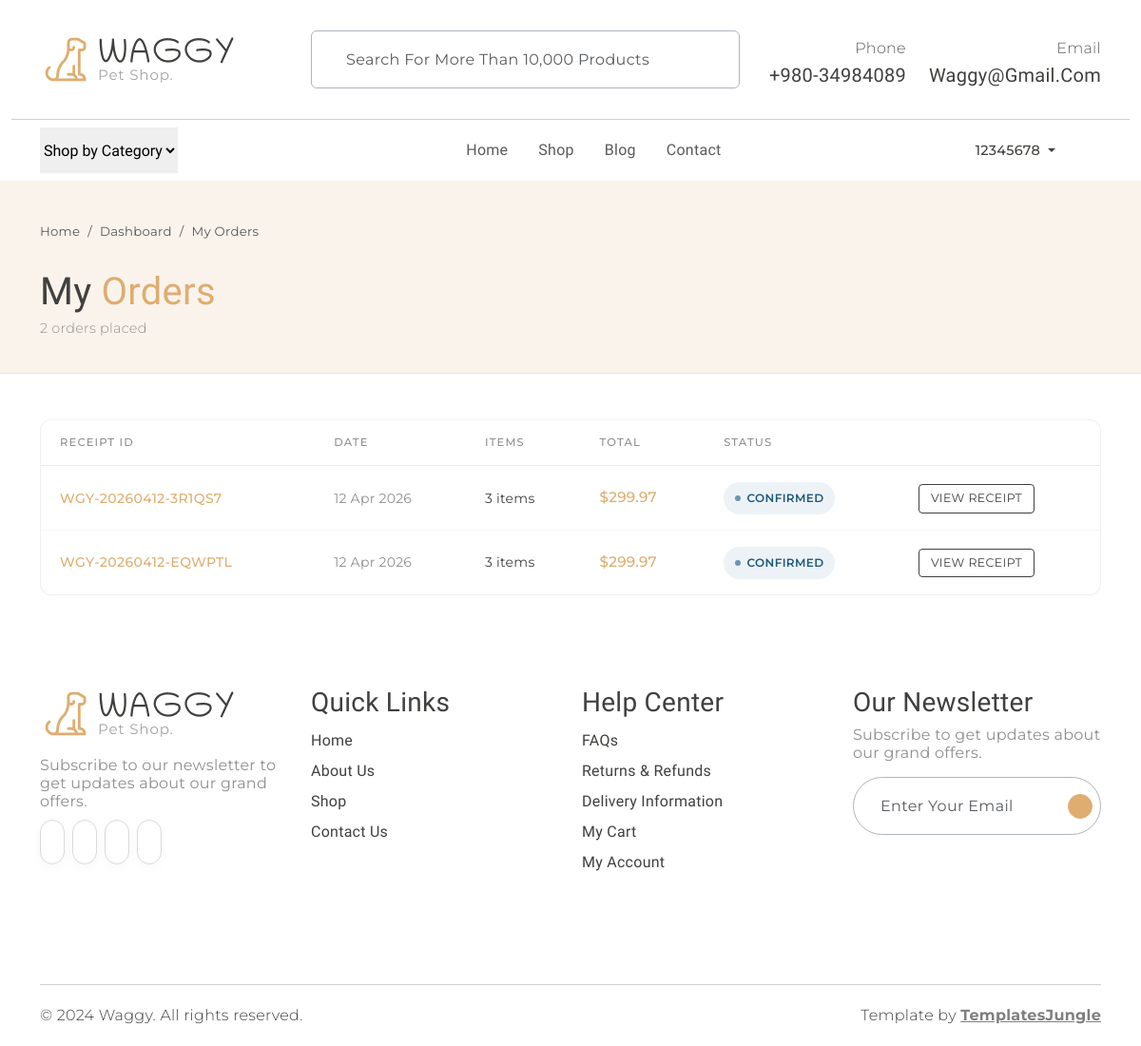
/my/orders (signed in), run on the app's committed database.
### models.py (models this page shows, shortened)
class User(UserMixin, db.Model):
    __tablename__ = "users"
    id            = db.Column(db.Integer,     primary_key=True)
    username      = db.Column(db.String(80),  unique=True, nullable=False)
    email         = db.Column(db.String(120), unique=True, nullable=False)
    password_hash = db.Column(db.String(256), nullable=False)
    role          = db.Column(db.String(20),  nullable=False, default="customer")
    is_active     = db.Column(db.Boolean,     nullable=False, default=True)
    created_at    = db.Column(db.DateTime,    nullable=False, default=datetime.utcnow)
    last_login_at = db.Column(db.DateTime,    nullable=True)
    @property
    def is_admin(self) -> bool:
        return self.role == "admin"

class Order(db.Model):
    __tablename__ = "orders"
    id         = db.Column(db.Integer,  primary_key=True)
    receipt_id = db.Column(db.String(30), unique=True, nullable=False, index=True)
    user_id    = db.Column(db.Integer,  db.ForeignKey("users.id"), nullable=False)
    status     = db.Column(db.String(20), nullable=False, default="confirmed")
    phone      = db.Column(db.String(40), nullable=False)
    address    = db.Column(db.Text,       nullable=False)
    total      = db.Column(db.Float,      nullable=False)
    notes      = db.Column(db.Text,       nullable=True)
    created_at = db.Column(db.DateTime,   nullable=False, default=datetime.utcnow)
    updated_at = db.Column(db.DateTime,   nullable=False, default=datetime.utcnow,
                           onupdate=datetime.utcnow)
    user  = db.relationship("User", backref=db.backref("orders", lazy=True))
    items = db.relationship("OrderItem", backref="order",
                            cascade="all, delete-orphan", lazy=True)
    @property
    def status_label(self) -> str:
        return ORDER_STATUSES.get(self.status, self.status.capitalize())
    @property
    def status_style(self) -> dict:
        return ORDER_STATUS_STYLES.get(
            self.status,
            {"bg": "#f5f5f5", "color": "#908F8D", "dot": "#CACACA"},
        )
    @property
    def item_count(self) -> int:
        return sum(i.quantity for i in self.items)

class OrderItem(db.Model):
    __tablename__ = "order_items"
    id               = db.Column(db.Integer,     primary_key=True)
    order_id         = db.Column(db.Integer,     db.ForeignKey("orders.id"), nullable=False)
    product_id       = db.Column(db.Integer,     nullable=True)
    product_name     = db.Column(db.String(120), nullable=False)
    product_category = db.Column(db.String(30),  nullable=False, default="misc")
    quantity         = db.Column(db.Integer,     nullable=False)
    unit_price       = db.Column(db.Float,       nullable=False)

### orders.py (the view)
@orders_bp.route("/my/orders")
@login_required
def my_orders():
    orders = (
        Order.query
        .filter_by(user_id=current_user.id)
        .order_by(Order.created_at.desc())
        .all()
    )
    return render_template(
        "orders/my_orders.html",
        orders=orders,
        statuses=ORDER_STATUSES,
        status_styles=ORDER_STATUS_STYLES,
    )

### templates/orders/my_orders.html (shortened to what this page needs)
{% extends "base.html" %}
{% block content %}
<div class="orders-hero">
  <div class="container">
    <nav aria-label="breadcrumb" class="mb-2">
      <ol class="breadcrumb mb-0" style="font-family:var(--secondary-font); font-size:0.83rem;">
        <li class="breadcrumb-item"><a href="{{ url_for('main.index') }}" class="text-muted text-decoration-none">Home</a></li>
        <li class="breadcrumb-item"><a href="{{ url_for('main.dashboard') }}" class="text-muted text-decoration-none">Dashboard</a></li>
        <li class="breadcrumb-item active text-muted">My Orders</li>
      </ol>
    </nav>
    <h1 class="fw-normal">My <span class="text-primary">Orders</span></h1>
    <p class="secondary-font mb-0" style="color:#908F8D; font-size:0.9rem;">
      {{ orders | length }} order{{ 's' if orders | length != 1 }} placed
    </p>
  </div>
</div>
<div class="container my-5">
  {% if orders %}
    <div class="orders-card">
      <div style="overflow-x:auto;">
        <table class="orders-table">
          <thead>
            <tr>
              <th>Receipt ID</th>
              <th>Date</th>
              <th>Items</th>
              <th>Total</th>
              <th>Status</th>
              <th></th>
            </tr>
          </thead>
          <tbody>
            {% for order in orders %}
              <tr>
                <td>
                  <a href="{{ url_for('orders.receipt', receipt_id=order.receipt_id) }}"
                     class="receipt-link">{{ order.receipt_id }}</a>
                </td>
                <td style="font-family:var(--secondary-font); font-size:0.875rem; color:#908F8D; white-space:nowrap;">
                  {{ order.created_at.strftime('%d %b %Y') }}
                </td>
                <td style="font-family:var(--secondary-font); font-size:0.875rem;">
                  {{ order.item_count }} item{{ 's' if order.item_count != 1 }}
                </td>
                <td style="font-family:var(--secondary-font); font-size:0.95rem; font-weight:500; color:#DEAD6F; white-space:nowrap;">
                  ${{ "%.2f" | format(order.total) }}
                </td>
                <td>
                  {% set s = order.status_style %}
                  <span class="status-badge" style="background:{{ s.bg }}; color:{{ s.color }};">
                    <span class="status-dot" style="background:{{ s.dot }};"></span>
                    {{ order.status_label }}
                  </span>
                </td>
                <td>
                  <a href="{{ url_for('orders.receipt', receipt_id=order.receipt_id) }}"
                     class="btn btn-sm btn-outline-dark rounded-1"
                     style="font-family:var(--secondary-font); font-size:0.78rem; padding:0.3rem 0.75rem;">
                    View Receipt
                  </a>
                </td>
              </tr>
            {% endfor %}
          </tbody>
        </table>
      </div>
    </div>
  {% endif %}
</div>
{% endblock %}

### templates/base.html (shortened to what this page needs)
<!DOCTYPE html>
<html lang="en">
<head>
  <link rel="stylesheet" href="https://cdn.jsdelivr.net/npm/swiper@9/swiper-bundle.min.css" />
  <link href="https://cdn.jsdelivr.net/npm/bootstrap@5.3.0-alpha3/dist/css/bootstrap.min.css" rel="stylesheet"
>
  <link rel="stylesheet" href="{{ url_for('static', filename='css/normalize.css') }}">
  <link rel="stylesheet" href="{{ url_for('static', filename='css/vendor.css') }}">
  <link rel="stylesheet" href="{{ url_for('static', filename='style.css') }}">
</head>
<body>
  <header>
    <div class="container py-2">
      <div class="row py-4 pb-0 pb-sm-4 align-items-center">
        <div class="col-sm-4 col-lg-3 text-center text-sm-start">
          <a href="{{ url_for('main.index') }}">
            <img src="{{ url_for('static', filename='images/logo.png') }}" alt="Waggy" class="img-fluid">
          </a>
        </div>
        <div class="col-sm-6 offset-sm-2 offset-md-0 col-lg-5 d-none d-lg-block">
          <div class="search-bar border rounded-2 px-3 border-dark-subtle">
            <form class="text-center d-flex align-items-center" action="" method="get">
              <input type="text" class="form-control border-0 bg-transparent"
                placeholder="Search for more than 10,000 products" name="q" />
            </form>
          </div>
        </div>
        <div class="col-sm-8 col-lg-4 d-flex justify-content-end gap-4 align-items-center mt-4 mt-sm-0 justify-content-center justify-content-sm-end">
          <div class="support-box text-end d-none d-xl-block">
            <span class="fs-6 secondary-font text-muted">Phone</span>
            <h5 class="mb-0">+980-34984089</h5>
          </div>
          <div class="support-box text-end d-none d-xl-block">
            <span class="fs-6 secondary-font text-muted">Email</span>
            <h5 class="mb-0">waggy@gmail.com</h5>
          </div>
        </div>
      </div>
    </div>
    <div class="container-fluid"><hr class="m-0"></div>
    <div class="container">
      <nav class="main-menu d-flex navbar navbar-expand-lg">
        <div class="offcanvas offcanvas-end" tabindex="-1" id="offcanvasNavbar">
          <div class="offcanvas-body justify-content-between">
            <select class="filter-categories border-0 mb-0 me-5">
              <option>Shop by Category</option>
            </select>
            <ul class="navbar-nav menu-list list-unstyled d-flex gap-md-3 mb-0">
              <li class="nav-item">
                <a href="{{ url_for('main.index') }}"
                   class="nav-link {% if request.endpoint == 'main.index' %}active{% endif %}">
                  Home
                </a>
              </li>
              <li class="nav-item">
                <a href="{{ url_for('shop.index') }}"
                   class="nav-link {% if request.endpoint and request.endpoint.startswith('shop.') %}active{% endif %}">
                  Shop
                </a>
              </li>
              <li class="nav-item">
                <a href="#" class="nav-link">Blog</a>
              </li>
              <li class="nav-item">
                <a href="#" class="nav-link">Contact</a>
              </li>
            </ul>
            <div class="d-none d-lg-flex align-items-center">
              <ul class="d-flex justify-content-end list-unstyled m-0 align-items-center gap-1">
                {% if current_user.is_authenticated %}
                  <li class="nav-item dropdown">
                    <a class="nav-link dropdown-toggle d-flex align-items-center gap-1 mx-2"
                       href="#" role="button" data-bs-toggle="dropdown" aria-expanded="false">
                      <span class="secondary-font" style="font-size:0.9rem; font-weight:500;">
                        {{ current_user.username }}
                      </span>
                    </a>
                  </li>
                {% endif %}
                <li>
                </li>
                <li class="position-relative">
                </li>
              </ul>
            </div>
          </div>
        </div>
      </nav>
    </div>
  </header>
  {% block content %}{% endblock %}
  <footer id="footer" class="my-5">
    <div class="container py-5 my-5">
      <div class="row">
        <div class="col-md-3">
          <div class="footer-menu">
            <img src="{{ url_for('static', filename='images/logo.png') }}" alt="Waggy">
            <p class="blog-paragraph fs-6 mt-3">Subscribe to our newsletter to get updates about our grand offers.</p>
            <div class="social-links">
              <ul class="d-flex list-unstyled gap-2">
                <li class="social"><a href="#"><iconify-icon class="social-icon" icon="ri:facebook-fill"></iconify-icon></a></li>
                <li class="social"><a href="#"><iconify-icon class="social-icon" icon="ri:twitter-fill"></iconify-icon></a></li>
                <li class="social"><a href="#"><iconify-icon class="social-icon" icon="ri:instagram-fill"></iconify-icon></a></li>
                <li class="social"><a href="#"><iconify-icon class="social-icon" icon="ri:youtube-fill"></iconify-icon></a></li>
              </ul>
            </div>
          </div>
        </div>
        <div class="col-md-3">
          <div class="footer-menu">
            <h3>Quick Links</h3>
            <ul class="menu-list list-unstyled">
              <li class="menu-item"><a href="{{ url_for('main.index') }}" class="nav-link">Home</a></li>
              <li class="menu-item"><a href="#" class="nav-link">About Us</a></li>
              <li class="menu-item"><a href="{{ url_for('shop.index') }}" class="nav-link">Shop</a></li>
              <li class="menu-item"><a href="#" class="nav-link">Contact Us</a></li>
            </ul>
          </div>
        </div>
        <div class="col-md-3">
          <div class="footer-menu">
            <h3>Help Center</h3>
            <ul class="menu-list list-unstyled">
              <li class="menu-item"><a href="#" class="nav-link">FAQs</a></li>
              <li class="menu-item"><a href="#" class="nav-link">Returns &amp; Refunds</a></li>
              <li class="menu-item"><a href="#" class="nav-link">Delivery Information</a></li>
              <li class="menu-item">
                <a href="{{ url_for('cart.view_cart') }}" class="nav-link">My Cart</a>
              </li>
              {% if current_user.is_authenticated %}
                <li class="menu-item"><a href="{{ url_for('main.dashboard') }}" class="nav-link">My Account</a></li>
              {% else %}
                <li class="menu-item"><a href="{{ url_for('auth.login') }}" class="nav-link">Login / Register</a></li>
              {% endif %}
            </ul>
          </div>
        </div>
        <div class="col-md-3">
          <div>
            <h3>Our Newsletter</h3>
            <p class="blog-paragraph fs-6">Subscribe to get updates about our grand offers.</p>
            <div class="search-bar border rounded-pill border-dark-subtle px-2">
              <form class="text-center d-flex align-items-center" action="" method="post">
                <input type="email" class="form-control border-0 bg-transparent" placeholder="Enter your email" />
                <iconify-icon class="send-icon" icon="tabler:location-filled"></iconify-icon>
              </form>
            </div>
          </div>
        </div>
      </div>
    </div>
  </footer>
  <div id="footer-bottom">
    <div class="container">
      <hr class="m-0">
      <div class="row mt-3">
        <div class="col-md-6 copyright">
          <p class="secondary-font">© 2024 Waggy. All rights reserved.</p>
        </div>
        <div class="col-md-6 text-md-end">
          <p class="secondary-font">
            Template by <a href="https://templatesjungle.com/" target="_blank"
              class="text-decoration-underline fw-bold text-black-50">TemplatesJungle</a>
          </p>
        </div>
      </div>
    </div>
  </div>
</body>
</html>

### data on the page
User: username "12345678"
Order: receipt_id "WGY-20260412-3R1QS7", created_at "12 Apr 2026", item_count "3", total "299.97", status_label "CONFIRMED"
OrderItem: quantity "s"
Order: receipt_id "WGY-20260412-EQWPTL", created_at "12 Apr 2026", item_count "3", total "299.97", status_label "CONFIRMED"
OrderItem: quantity "s"

### other printed values
{{ orders | length }} "2"
{{ 's' if orders | length != 1 }} "s"
